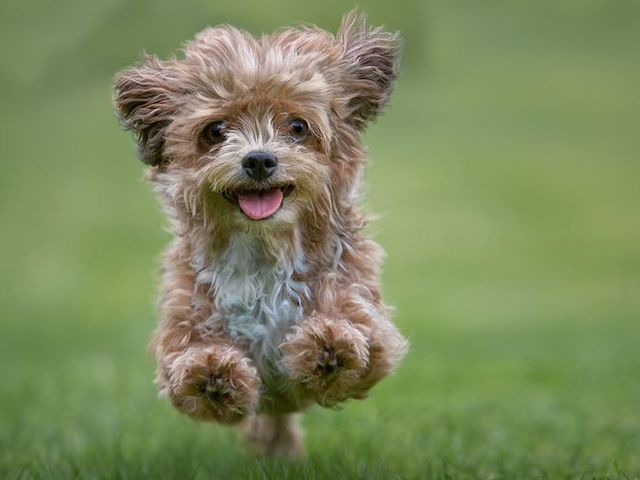
//> input picture Operations_on_Image/sample.jpg, 640 x 480 px
$ ./histogramEqualization   (built with g++ and OpenCV 4)
//> lines starting //> are read from the running program, lines starting //| are printed output that depends on the picture
// [33 lines of commented-out code are left out]

#include<opencv2/opencv.hpp>
#include<iostream>

using namespace std;
using namespace cv;

int main(){
    Mat image = imread("sample.jpg");
//> image is the input picture: 480 rows x 640 cols, CV_8UC3; mean B, G, R 93.3, 136.8, 124.1

    if(image.empty()){
        cout << "Could not load image" << endl;
        cin.get();
        return -1;
    }
    //covert image from BGR to YCrCb
    Mat eqlHist;
    cvtColor(image, eqlHist, COLOR_BGR2YCrCb);
//> eqlHist: 480 rows x 640 cols, CV_8UC3; mean of channels 0, 1, 2 128, 125.2, 108.4

    vector<Mat> vecChannels;
    split(eqlHist, vecChannels);
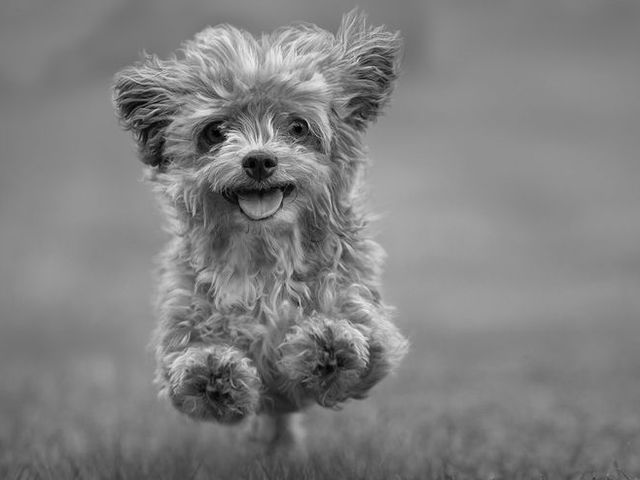
//> vecChannels[0]: 480 rows x 640 cols, CV_8UC1; min 0, max 246, mean 128
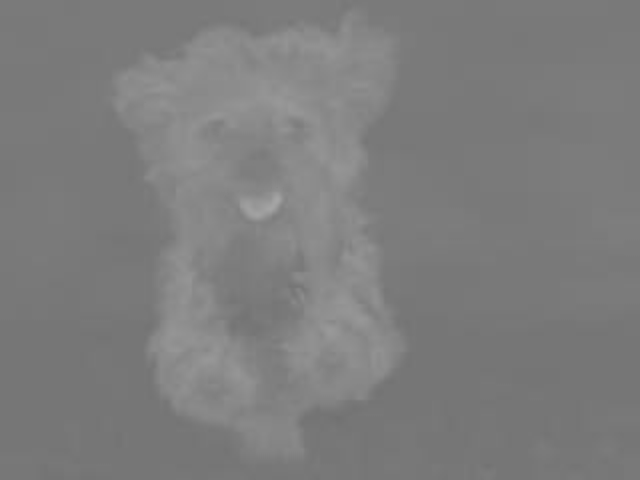
//> vecChannels[1]: 480 rows x 640 cols, CV_8UC1; min 112, max 165, mean 125.2
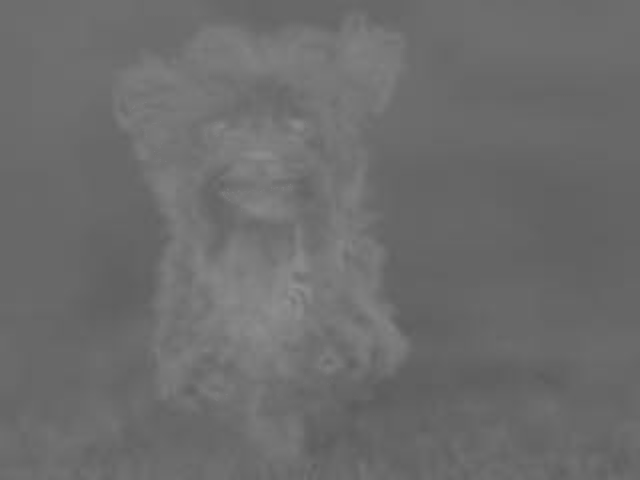
//> vecChannels[2]: 480 rows x 640 cols, CV_8UC1; min 91, max 144, mean 108.4

    equalizeHist(vecChannels[0], vecChannels[0]);
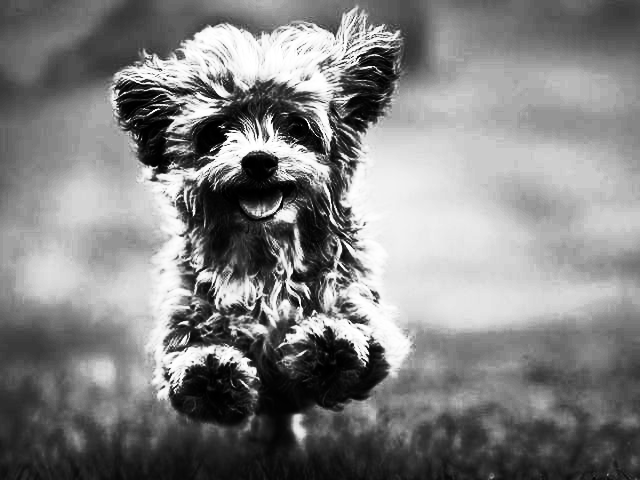
//> vecChannels[0]: 480 rows x 640 cols, CV_8UC1; min 0, max 255, mean 129.2

    merge(vecChannels, eqlHist);
//> eqlHist: 480 rows x 640 cols, CV_8UC3; mean of channels 0, 1, 2 129.2, 125.2, 108.4

    cvtColor(eqlHist, eqlHist, COLOR_YCrCb2BGR);
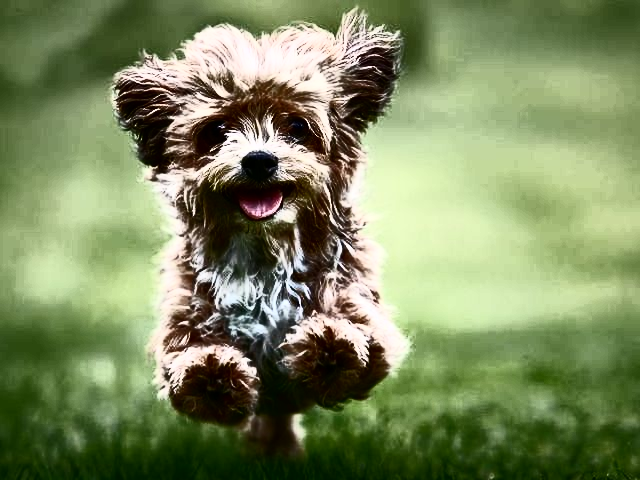
//> eqlHist: 480 rows x 640 cols, CV_8UC3; mean B, G, R 96.2, 138, 125

    imshow("Original", image);
    imshow("Changed", eqlHist);

    waitKey(0);

    destroyAllWindows();

    return 0;

}
